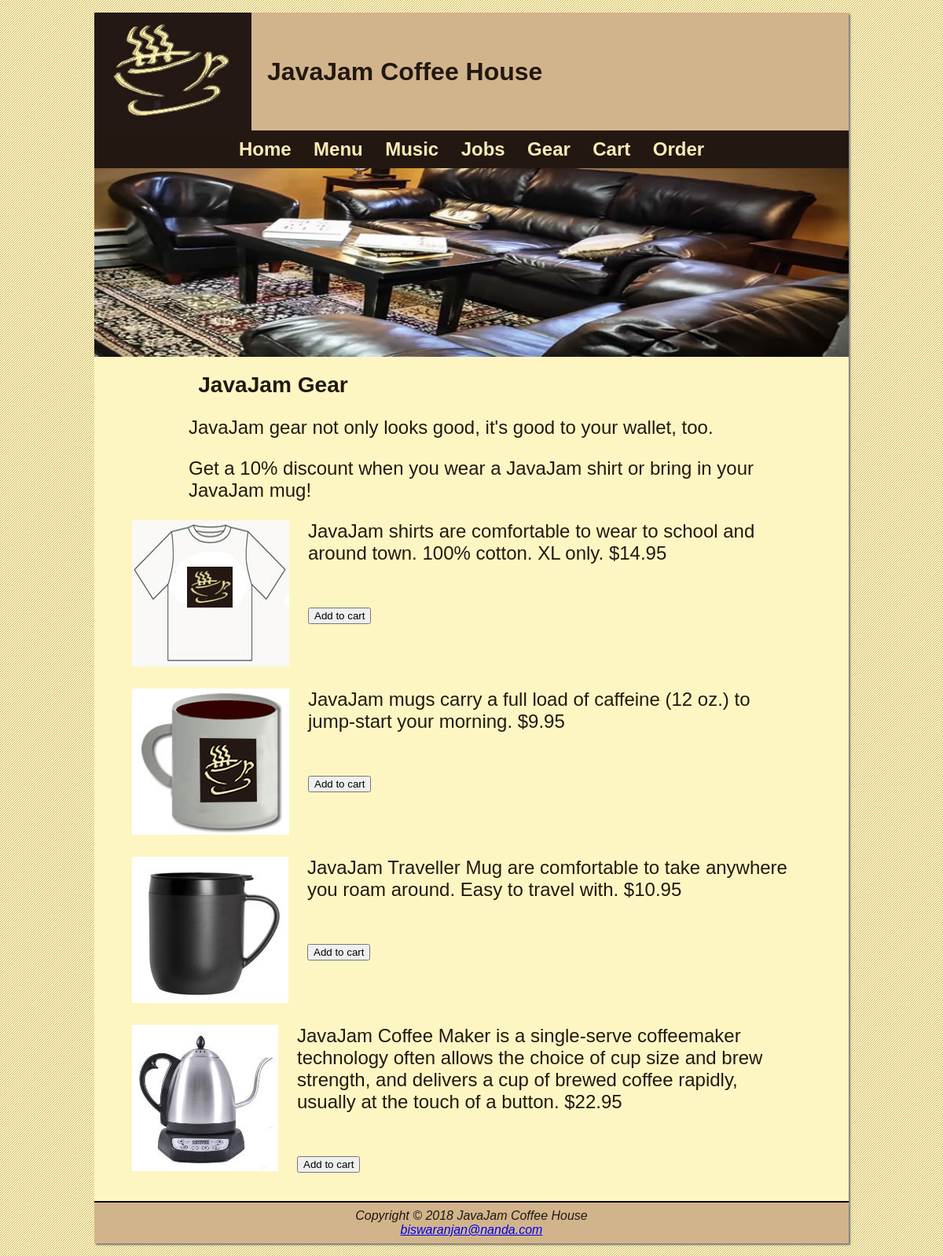
The page /gear.php on the database its author committed.
### tables this page shows
CREATE TABLE `product` (
  `ProductId` int(11) NOT NULL AUTO_INCREMENT,
  `Name` varchar(50) DEFAULT NULL,
  `Description` text,
  `Product_Image_URL` varchar(50) DEFAULT NULL,
  `Price` float DEFAULT NULL,
  PRIMARY KEY (`ProductId`)
);

### gear.php (the view, shortened to what this page needs)
<?php
include "dbconn.php";
$products = array();
$sql = "SELECT * FROM Product";
$result = $conn->query($sql);
if ($result->num_rows > 0) {
	while($row = $result->fetch_assoc()) {
		array_push($products, array($row["ProductId"], $row["Name"], $row["Description"], $row["Product_Image_URL"]));
	}
}
include "header.php";
?>
<article>
	<img src="images/herosofa.jpeg" width="100%">
	<section>
		<h1>JavaJam Gear</h1>
		<p>JavaJam gear not only looks good, it's good to your wallet, too.</p>
		<p>Get a 10% discount when you wear a JavaJam shirt or bring in your JavaJam mug!</p>
	</section>
	<section class="last"><?php
		for ($row = 0; $row < count($products); $row++) {
			if ($row > 0) {
				echo "<br>";
			}
			echo "<figure>";
			echo "<img src='" . $products[$row][3] . "' alt='" . $products[$row][1] . "' width='200px' height='186px'>";
			echo "<figcaption>";
			echo $products[$row][2];
			echo "<br>";
			echo "<form class='add-to-cart' method='post' action='cart.php'>";
			echo "<button type='submit' name='addToCart' value='" . $products[$row][0] . "'>Add to cart</button>";
			echo "</form>";
			echo "</figcaption>";
			echo "</figure>";
		}
		?></section>
</article>
<?php include "footer.php";?>

### css/javacoffee.css (style rules this page uses)
body { color: #221811; background-image: url("../images/background.gif"); font-family: Verdana, Arial, sans-serif; }
h1, h2, h3, p, ul, address { padding-left: 3em; padding-right: 3em; }
#wrapper { width: 80%; margin: 0 auto; }
article { overflow: hidden; background-color: #fef6c2; padding-bottom: 0.5em; }
section { padding: 0 2em; }
section h1 { margin: 0.5em 0; }
figure { display: flex; margin: 0 auto; }
figcaption { padding: 0 1em; text-align: left; }
.last { margin-bottom: 1em; }
.add-to-cart { margin-top: 2em; }

### css/tablet.css (style rules this page uses)
@media only screen and (max-device-width: 1024px) { nav, article { width: 100%; } }
@media only screen and (max-device-width: 1024px) { article { font-size: 1.5em; } }

### rows shown on the page
product: Product_Image_URL (picture), Description "JavaJam shirts are comfortable to wear to school and around town. 100% cotton. XL only. $14.95", $products[$row][0] 1 (drawn)
product: Product_Image_URL (picture), Description "JavaJam mugs carry a full load of caffeine (12 oz.) to jump-start your morning. $9.95", $products[$row][0] 2 (drawn)
product: Product_Image_URL (picture), Description "JavaJam Traveller Mug are comfortable to take anywhere you roam around. Easy to travel with. $10.95", $products[$row][0] 3 (drawn)
product: Product_Image_URL (picture), Description "JavaJam Coffee Maker is a single-serve coffeemaker technology often allows the choice of cup size and brew strength, and delivers a cup of brewed coffee rapidly, usually at the touch of a button. $22.95", $products[$row][0] 4 (drawn)
